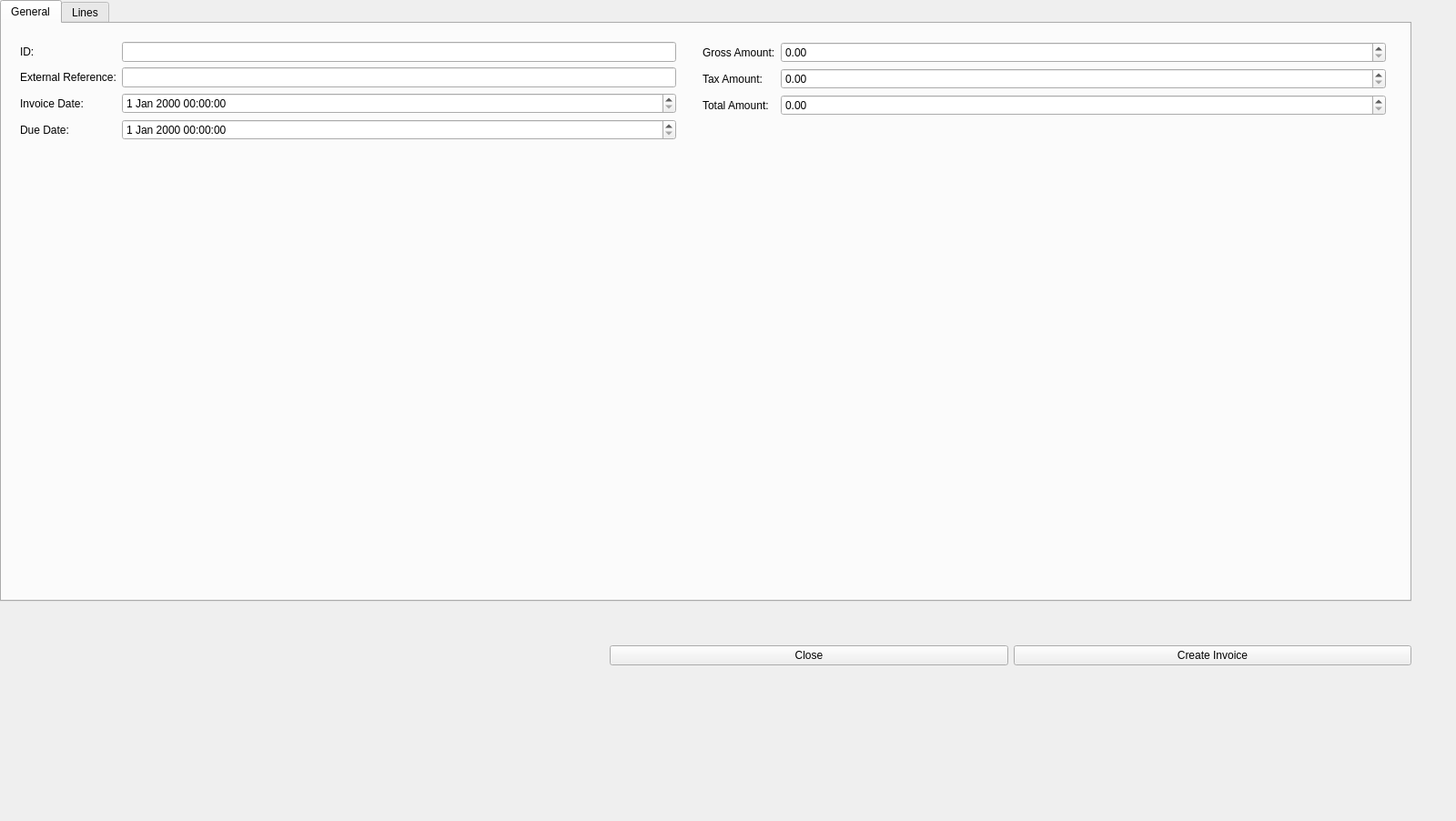
<?xml version="1.0" encoding="UTF-8"?>
<ui version="4.0">
 <class>InvoiceOrderWindow</class>
 <widget class="QWidget" name="InvoiceOrderWindow">
  <property name="geometry">
   <rect>
    <x>0</x>
    <y>0</y>
    <width>1600</width>
    <height>902</height>
   </rect>
  </property>
  <property name="windowTitle">
   <string>Order Invoice</string>
  </property>
  <widget class="QWidget" name="verticalLayoutWidget">
   <property name="geometry">
    <rect>
     <x>0</x>
     <y>0</y>
     <width>1551</width>
     <height>661</height>
    </rect>
   </property>
   <layout class="QVBoxLayout" name="verticalLayout">
    <item>
     <widget class="QTabWidget" name="tabWidget">
      <property name="currentIndex">
       <number>0</number>
      </property>
      <widget class="QWidget" name="tab">
       <attribute name="title">
        <string>General</string>
       </attribute>
       <widget class="QWidget" name="formLayoutWidget">
        <property name="geometry">
         <rect>
          <x>20</x>
          <y>20</y>
          <width>721</width>
          <height>591</height>
         </rect>
        </property>
        <layout class="QFormLayout" name="formLayout">
         <item row="0" column="0">
          <widget class="QLabel" name="label">
           <property name="text">
            <string>ID:</string>
           </property>
          </widget>
         </item>
         <item row="0" column="1">
          <widget class="QLineEdit" name="lineedit_po_id"/>
         </item>
         <item row="1" column="0">
          <widget class="QLabel" name="label_2">
           <property name="text">
            <string>External Reference:</string>
           </property>
          </widget>
         </item>
         <item row="1" column="1">
          <widget class="QLineEdit" name="lineedit_po_external_reference"/>
         </item>
         <item row="2" column="0">
          <widget class="QLabel" name="label_8">
           <property name="text">
            <string>Invoice Date:</string>
           </property>
          </widget>
         </item>
         <item row="3" column="0">
          <widget class="QLabel" name="label_7">
           <property name="text">
            <string>Due Date:</string>
           </property>
          </widget>
         </item>
         <item row="2" column="1">
          <widget class="QDateTimeEdit" name="datetimeedit_invoice_date"/>
         </item>
         <item row="3" column="1">
          <widget class="QDateTimeEdit" name="datetimeedit_due_date"/>
         </item>
        </layout>
       </widget>
       <widget class="QWidget" name="formLayoutWidget_2">
        <property name="geometry">
         <rect>
          <x>770</x>
          <y>20</y>
          <width>751</width>
          <height>591</height>
         </rect>
        </property>
        <layout class="QFormLayout" name="formLayout_2">
         <item row="0" column="0">
          <widget class="QLabel" name="label_4">
           <property name="text">
            <string>Gross Amount:</string>
           </property>
          </widget>
         </item>
         <item row="0" column="1">
          <widget class="QDoubleSpinBox" name="doublespinbox_po_gross_amount"/>
         </item>
         <item row="1" column="0">
          <widget class="QLabel" name="label_5">
           <property name="text">
            <string>Tax Amount:</string>
           </property>
          </widget>
         </item>
         <item row="1" column="1">
          <widget class="QDoubleSpinBox" name="doublespinbox_po_tax_amount"/>
         </item>
         <item row="2" column="0">
          <widget class="QLabel" name="label_9">
           <property name="text">
            <string>Total Amount:</string>
           </property>
          </widget>
         </item>
         <item row="2" column="1">
          <widget class="QDoubleSpinBox" name="doublespinbox_po_total_amount"/>
         </item>
        </layout>
       </widget>
      </widget>
      <widget class="QWidget" name="tab_5">
       <attribute name="title">
        <string>Lines</string>
       </attribute>
       <widget class="QTableWidget" name="tablewidget_lines">
        <property name="geometry">
         <rect>
          <x>20</x>
          <y>20</y>
          <width>1501</width>
          <height>561</height>
         </rect>
        </property>
        <property name="showGrid">
         <bool>false</bool>
        </property>
        <property name="gridStyle">
         <enum>Qt::SolidLine</enum>
        </property>
        <property name="sortingEnabled">
         <bool>true</bool>
        </property>
       </widget>
      </widget>
     </widget>
    </item>
   </layout>
  </widget>
  <widget class="QWidget" name="horizontalLayoutWidget_2">
   <property name="geometry">
    <rect>
     <x>670</x>
     <y>680</y>
     <width>881</width>
     <height>80</height>
    </rect>
   </property>
   <layout class="QHBoxLayout" name="horizontalLayout_2">
    <item>
     <widget class="QPushButton" name="btn_close">
      <property name="styleSheet">
       <string notr="true">min-height:1.5em;</string>
      </property>
      <property name="text">
       <string>Close</string>
      </property>
     </widget>
    </item>
    <item>
     <widget class="QPushButton" name="btn_create_invoice">
      <property name="styleSheet">
       <string notr="true">min-height:1.5em;</string>
      </property>
      <property name="text">
       <string>Create Invoice</string>
      </property>
     </widget>
    </item>
   </layout>
  </widget>
 </widget>
 <resources/>
 <connections/>
</ui>
